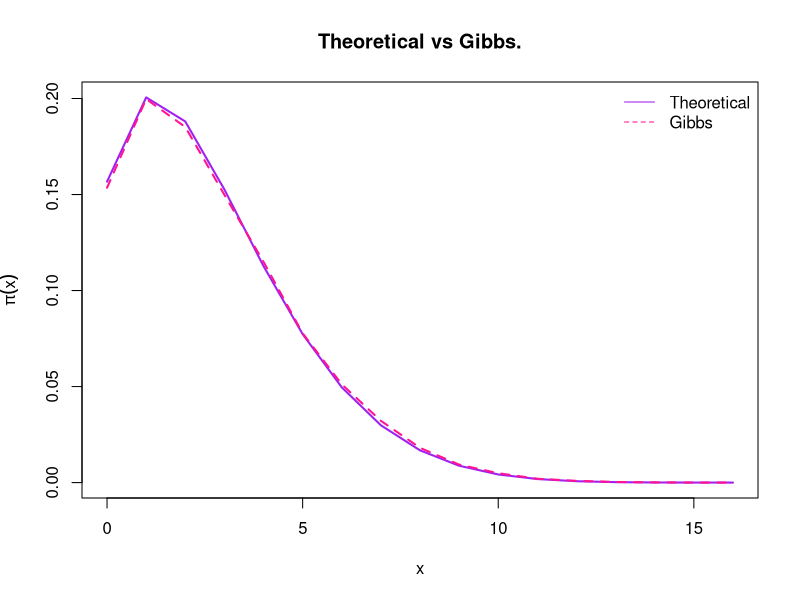
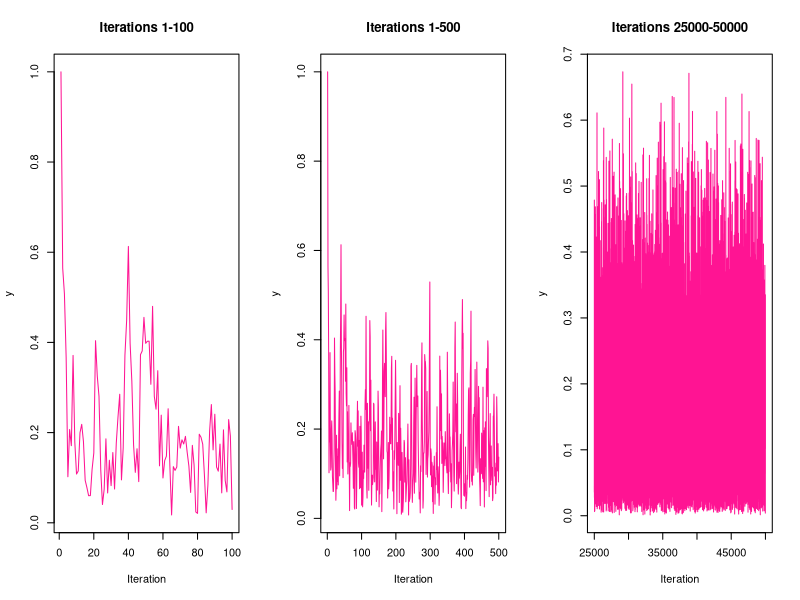
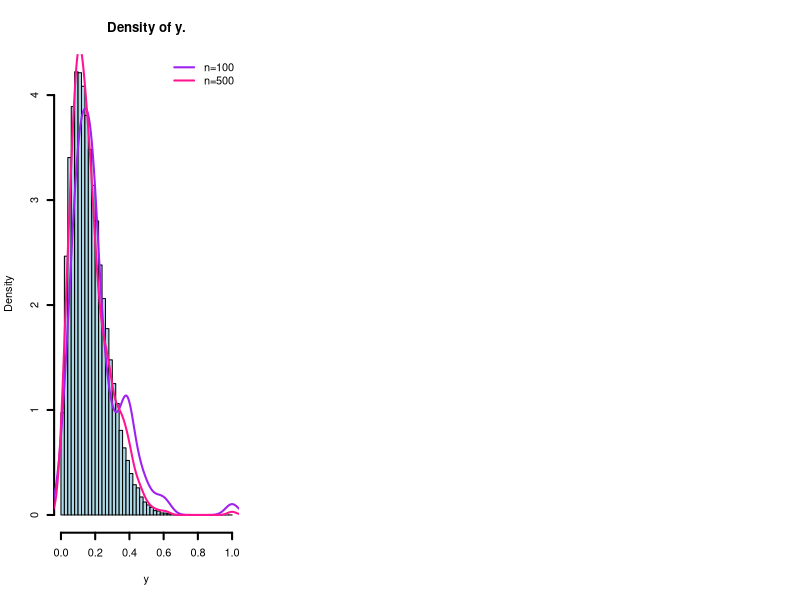
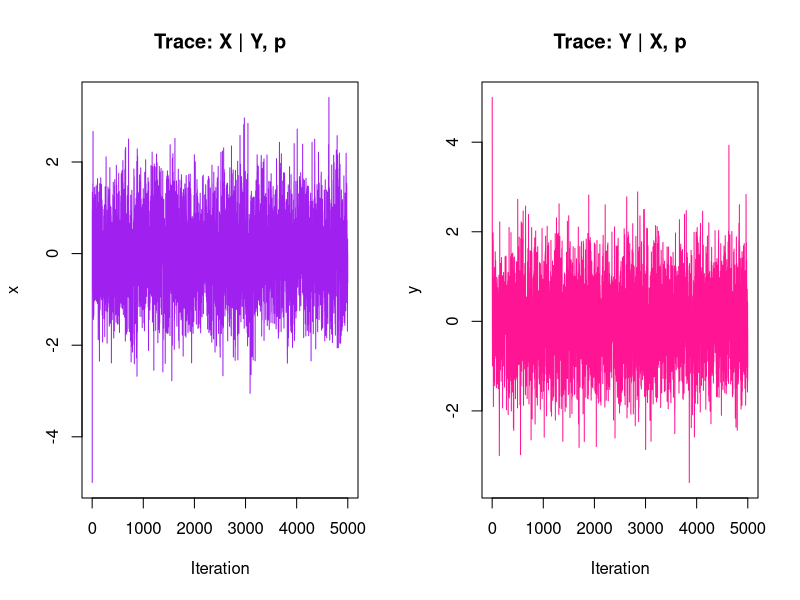
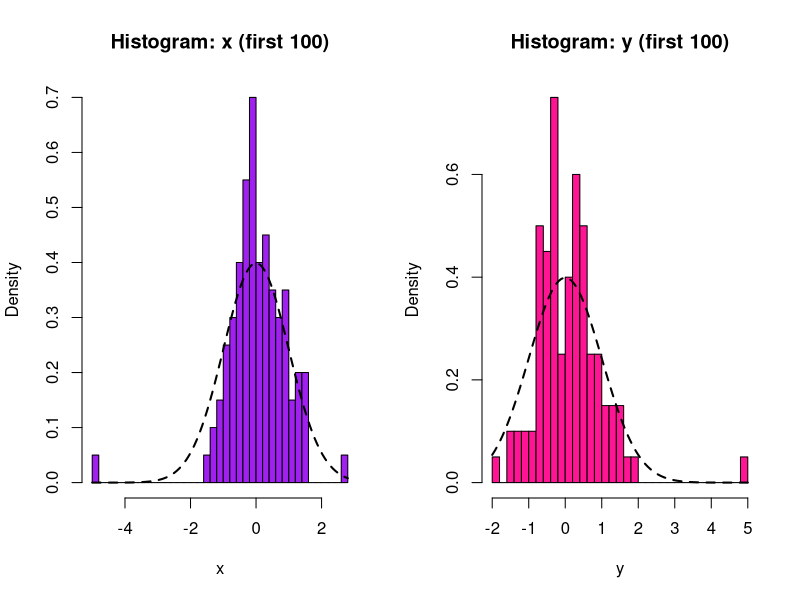
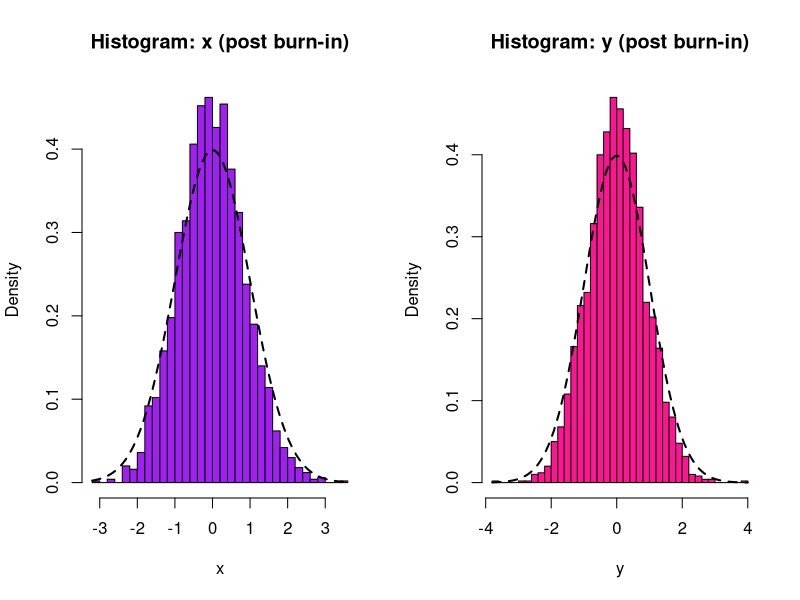

The R script that drew these images, in order:
## ---- chunk 1
# Function to sample from conditional distributions 
sample_x2 = function(k=10000){
  # Specify parameters:
  n     = 16
  alpha = 2
  beta  = 10
  
  # Initialise:
  x = NULL
  y = NULL
  
  y[1] = 1
  x[1] = 0
  
  for (i in 2:k){
    x[i] = rbinom(n=1,size=n,prob=y[i-1])
    y[i] = rbeta(n=1,shape1=(x[i]+alpha),shape2=(n-x[i]+beta))
  }
  
  return(list(x=x,y=y))
}

n = 16
draws = sample_x2(k=100000)
x_full = draws$x
y_full = draws$y

xkeep2   = x_full[floor(100000/2):100000]
ns       = length(xkeep2)
xprobs_2 = sapply(0:n,function(x){sum((xkeep2==x))/ns})
## ---- chunk 2
alpha = 2
beta_par = 10
theoretical = sapply(0:n, function(x){
  choose(n,x)*beta(x+alpha,n-x+beta_par)/beta(alpha,beta_par)
})

plot(0:n, 
     theoretical, 
     type = "l",
     lwd  = 2,
     col  = "purple",
     xlab = "x", 
     ylab = expression(pi(x)), 
     main = "Theoretical vs Gibbs.")
lines(0:n, 
      xprobs_2, 
      type = "l",  
      lty  = 2, 
      lwd  = 2,
      col  = "deeppink")
legend("topright", 
       legend = c("Theoretical", "Gibbs"),
       col = c("purple", "deeppink"), 
       lty = c(1,2), 
       bty = "n")
## ---- chunk 3
par(mfrow = c(1, 3))
plot(1:100, y_full[1:100], type = "l", col = "deeppink",
     xlab = "Iteration", ylab = "y", main = "Iterations 1-100")
plot(1:500, y_full[1:500], type = "l", col = "deeppink",
     xlab = "Iteration", ylab = "y", main = "Iterations 1-500")
plot(25000:50000, y_full[25000:50000], type = "l", col = "deeppink",
     xlab = "Iteration", ylab = "y", main = "Iterations 25000-50000")
## ---- chunk 4
d100 = density(y_full[1:100])
d500 = density(y_full[1:500])

hist(y_full, 
     col = "lightblue", 
     border = NULL,
     breaks=50,
     lwd = 2, 
     probability = TRUE,
     main = "Density of y.", 
     xlab = "y")
lines(d100, col = "purple", lwd = 2)
lines(d500, col = "deeppink", lwd = 2)
legend("topright", legend = c("n=100", "n=500"),
       col = c("purple", "deeppink"), lwd = 2, bty = "n")
## ---- chunk 5
# Function to sample from conditional distributions 
gibbs_sampler_fxn = function(k=5000){
  # Specify parameters:
  p     = 0.5
  
  # Initialise:
  x = NULL
  y = NULL
  
  y[1] = 5
  x[1] = -5
  
  for (i in 2:k){
    x[i] = rnorm(n=1,p*y[i-1],1-p^2)
    y[i] = rnorm(n=1,p*x[i],1-p^2)
  }
  
  return(list(x=x,y=y))
}

p = 0.5
draws = gibbs_sampler_fxn(k=5000)
x_full = draws$x
y_full = draws$y

xkeep    = x_full[floor(5000/2):5000]
nsamp    = length(xkeep)
xprobs   = sapply(0:n,function(x){sum((xkeep==x))/nsamp})
## ---- chunk 6
par(mfrow = c(1, 2))
plot(1:length(x_full), x_full, type = "l", col = "purple",
     xlab = "Iteration", ylab = "x", main = "Trace: X | Y, p")
plot(1:length(y_full), y_full, type = "l", col = "deeppink",
     xlab = "Iteration", ylab = "y", main = "Trace: Y | X, p")
## ---- chunk 7
par(mfrow = c(1, 2))
hist(x_full[1:100], 
     breaks = 30, 
     freq = FALSE, 
     col = "purple",
     xlab = "x", 
     main = "Histogram: x (first 100)")
curve(dnorm(x), add = TRUE, lwd = 2, lty = 2)

hist(y_full[1:100], 
     breaks = 30, 
     freq = FALSE, 
     col = "deeppink",
     xlab = "y", 
     main = "Histogram: y (first 100)")
curve(dnorm(x), add = TRUE, lwd = 2, lty = 2)
## ---- chunk 8
keep   = (length(x_full)/2 + 1):length(x_full)  
x_post = x_full[keep]
y_post = y_full[keep]

par(mfrow = c(1, 2))
hist(x_post, 
     breaks = 30, 
     freq = FALSE, 
     col = "purple",
     xlab = "x", 
     main = "Histogram: x (post burn-in)")
curve(dnorm(x), add = TRUE, lwd = 2, lty = 2)

hist(y_post, 
     breaks = 30, 
     freq = FALSE, 
     col = "deeppink",
     xlab = "y", 
     main = "Histogram: y (post burn-in)")
curve(dnorm(x), add = TRUE, lwd = 2, lty = 2)
